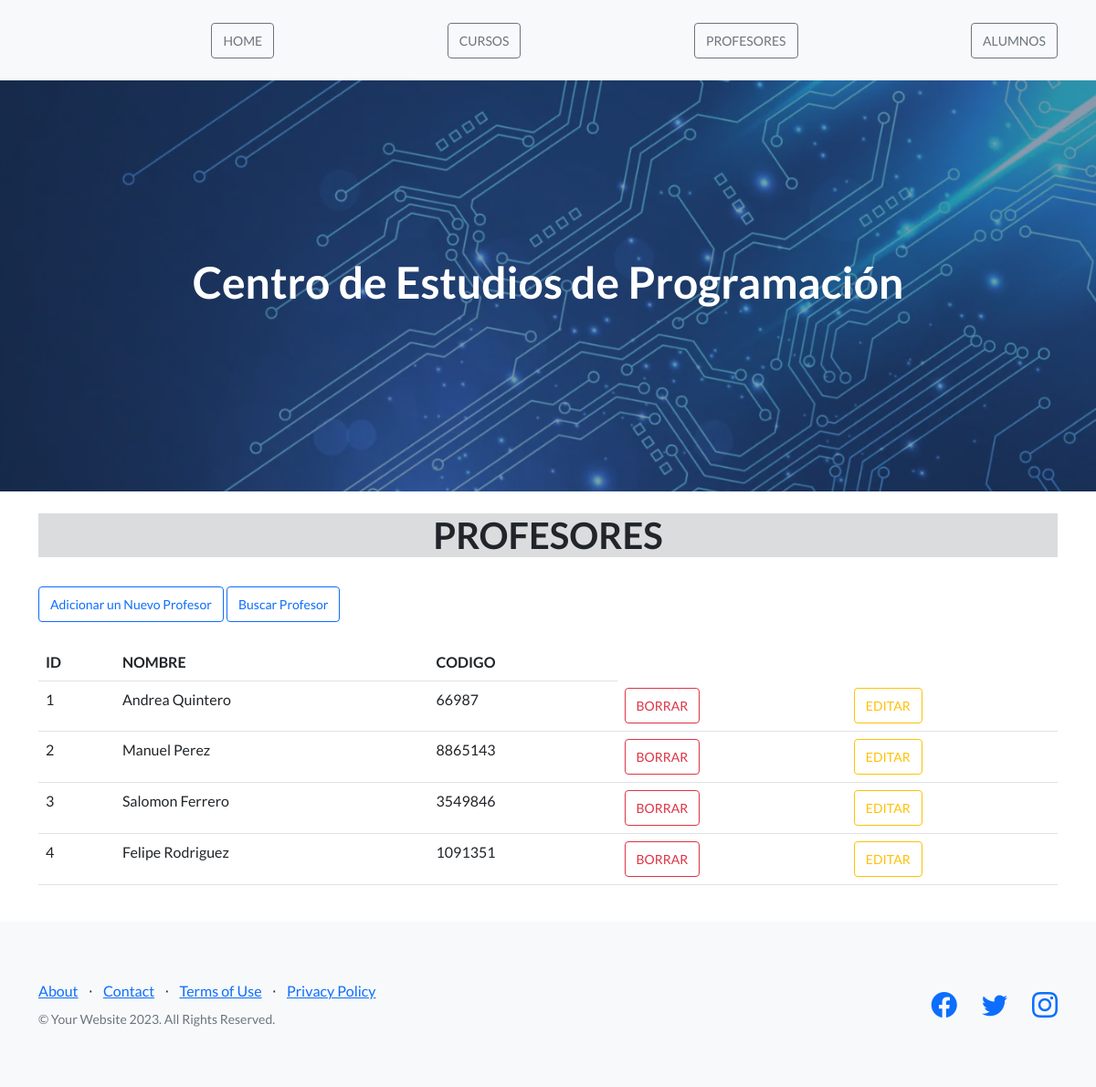
The page /AppCoder/profesores_ver on the database its author committed.
### AppCoder/models.py (models this page shows, shortened)
class Profesor(models.Model):
    nombre = models.CharField(max_length=40)
    codigo = models.IntegerField()

### AppCoder/views.py (the view)
# urls.py: path("profesores_ver", views.profesores_ver , name="profesores"),
def profesores_ver(request):
    profesores = Profesor.objects.all()
    dicc = {"profesores": profesores}
    plantilla = loader.get_template("profesores.html")
    documento = plantilla.render(dicc)
    return HttpResponse(documento)

### AppCoder/template/profesores.html
{% extends 'padre.html' %}
{% load static %}
{% block contenido %}
    <main class="container">
        <br>
        <h1 class="text-center bg-secondary bg-opacity-25"> PROFESORES </h1>
        <br>
        <a href="profesor_alta" class="btn btn-outline-primary btn-sm">Adicionar un Nuevo Profesor</a>
        <a href="profesor_buscar" class="btn btn-outline-primary btn-sm">Buscar Profesor</a>
        <br>
        <br>
        <table class="table">
            <thead>
                <tr>
                    <th>ID</th>
                    <th>NOMBRE</th>
                    <th>CODIGO</th>
                </tr>
            </thead>
            <tbody>
                {% for n in profesores %}
                <tr>
                    <td>{{n.id}}</td>
                    <td>{{n.nombre}}</td>
                    <td>{{n.codigo}}</td>
                    <td><a href="{% url 'profesor_elimina' n.id %}" class="btn btn-outline-danger btn-sm">BORRAR</a></td>
                    <td><a href="{% url 'profesor_editar'  n.id %}" class="btn btn-outline-warning btn-sm">EDITAR</a></td>
                </tr>
                {% endfor %}
            </tbody>
        </table>
        <br>
    </main>
{% endblock %}

### rows shown on the page
Profesor: id "1", nombre "Andrea Quintero", codigo "66987"
Profesor: id "2", nombre "Manuel Perez", codigo "8865143"
Profesor: id "3", nombre "Salomon Ferrero", codigo "3549846"
Profesor: id "4", nombre "Felipe Rodriguez", codigo "1091351"
